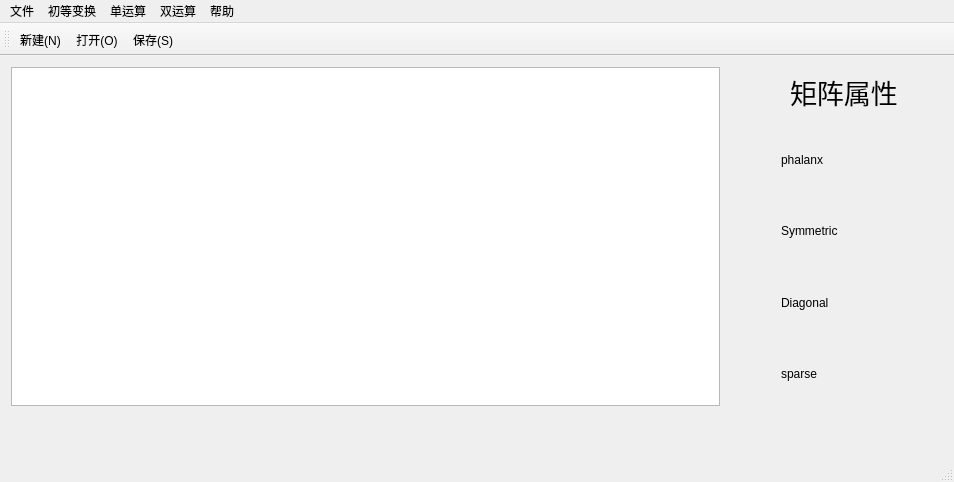
<?xml version="1.0" encoding="UTF-8"?>
<ui version="4.0">
 <class>MainWindow</class>
 <widget class="QMainWindow" name="MainWindow">
  <property name="geometry">
   <rect>
    <x>0</x>
    <y>0</y>
    <width>954</width>
    <height>482</height>
   </rect>
  </property>
  <property name="windowTitle">
   <string>MainWindow</string>
  </property>
  <widget class="QWidget" name="centralWidget">
   <widget class="QWidget" name="verticalLayoutWidget">
    <property name="geometry">
     <rect>
      <x>0</x>
      <y>0</y>
      <width>731</width>
      <height>361</height>
     </rect>
    </property>
    <layout class="QVBoxLayout" name="verticalLayout">
     <item>
      <widget class="QTextEdit" name="matrix_show_textedit">
       <property name="readOnly">
        <bool>true</bool>
       </property>
      </widget>
     </item>
    </layout>
   </widget>
   <widget class="QLabel" name="matrix_attributes_label">
    <property name="geometry">
     <rect>
      <x>790</x>
      <y>20</y>
      <width>121</width>
      <height>31</height>
     </rect>
    </property>
    <property name="font">
     <font>
      <family>Arial</family>
      <pointsize>20</pointsize>
      <weight>50</weight>
      <italic>false</italic>
      <bold>false</bold>
     </font>
    </property>
    <property name="layoutDirection">
     <enum>Qt::LeftToRight</enum>
    </property>
    <property name="text">
     <string>矩阵属性</string>
    </property>
   </widget>
   <widget class="QWidget" name="verticalLayoutWidget_2">
    <property name="geometry">
     <rect>
      <x>770</x>
      <y>60</y>
      <width>160</width>
      <height>301</height>
     </rect>
    </property>
    <layout class="QVBoxLayout" name="verticalLayout_2">
     <item>
      <widget class="QLabel" name="is_phalanx_label">
       <property name="text">
        <string>phalanx</string>
       </property>
      </widget>
     </item>
     <item>
      <widget class="QLabel" name="is_symmetric_label">
       <property name="text">
        <string>Symmetric</string>
       </property>
      </widget>
     </item>
     <item>
      <widget class="QLabel" name="is_diagonal_label">
       <property name="text">
        <string>Diagonal</string>
       </property>
      </widget>
     </item>
     <item>
      <widget class="QLabel" name="is_sparse_label">
       <property name="text">
        <string>sparse</string>
       </property>
      </widget>
     </item>
    </layout>
   </widget>
  </widget>
  <widget class="QMenuBar" name="menuBar">
   <property name="geometry">
    <rect>
     <x>0</x>
     <y>0</y>
     <width>954</width>
     <height>23</height>
    </rect>
   </property>
   <widget class="QMenu" name="menu">
    <property name="title">
     <string>文件</string>
    </property>
    <addaction name="new_action"/>
    <addaction name="open_action"/>
    <addaction name="action_E"/>
    <addaction name="separator"/>
    <addaction name="save_action"/>
    <addaction name="save_as_action"/>
    <addaction name="clear_action"/>
   </widget>
   <widget class="QMenu" name="menu_2">
    <property name="title">
     <string>初等变换</string>
    </property>
    <addaction name="row_action"/>
    <addaction name="column_action"/>
   </widget>
   <widget class="QMenu" name="menu_3">
    <property name="title">
     <string>单运算</string>
    </property>
    <addaction name="transpose_action"/>
    <addaction name="inverse_action"/>
    <addaction name="adjoint_action"/>
    <addaction name="separator"/>
    <addaction name="determinant_action"/>
    <addaction name="matrix_rank_action"/>
   </widget>
   <widget class="QMenu" name="menu_4">
    <property name="title">
     <string>双运算</string>
    </property>
    <addaction name="number_matrix_action"/>
    <addaction name="double_calculate_action"/>
   </widget>
   <widget class="QMenu" name="menu_5">
    <property name="title">
     <string>帮助</string>
    </property>
    <addaction name="actionHelp"/>
   </widget>
   <addaction name="menu"/>
   <addaction name="menu_2"/>
   <addaction name="menu_3"/>
   <addaction name="menu_4"/>
   <addaction name="menu_5"/>
  </widget>
  <widget class="QToolBar" name="mainToolBar">
   <attribute name="toolBarArea">
    <enum>TopToolBarArea</enum>
   </attribute>
   <attribute name="toolBarBreak">
    <bool>false</bool>
   </attribute>
   <addaction name="new_action"/>
   <addaction name="open_action"/>
   <addaction name="save_action"/>
  </widget>
  <widget class="QStatusBar" name="statusBar"/>
  <action name="new_action">
   <property name="icon">
    <iconset resource="images.qrc">
     <normaloff>:/icons/images/NEW.png</normaloff>:/icons/images/NEW.png</iconset>
   </property>
   <property name="text">
    <string>新建(&amp;N)</string>
   </property>
   <property name="shortcut">
    <string>Ctrl+N</string>
   </property>
  </action>
  <action name="open_action">
   <property name="icon">
    <iconset resource="images.qrc">
     <normaloff>:/icons/images/open.png</normaloff>:/icons/images/open.png</iconset>
   </property>
   <property name="text">
    <string>打开(&amp;O)</string>
   </property>
   <property name="shortcut">
    <string>Ctrl+O</string>
   </property>
  </action>
  <action name="save_action">
   <property name="icon">
    <iconset resource="images.qrc">
     <normaloff>:/icons/images/save.png</normaloff>:/icons/images/save.png</iconset>
   </property>
   <property name="text">
    <string>保存(&amp;S)</string>
   </property>
   <property name="shortcut">
    <string>Ctrl+S</string>
   </property>
  </action>
  <action name="save_as_action">
   <property name="icon">
    <iconset resource="images.qrc">
     <normaloff>:/icons/images/save-as.png</normaloff>:/icons/images/save-as.png</iconset>
   </property>
   <property name="text">
    <string>另存为(&amp;R)</string>
   </property>
   <property name="shortcut">
    <string>Ctrl+R</string>
   </property>
  </action>
  <action name="row_action">
   <property name="icon">
    <iconset resource="images.qrc">
     <normaloff>:/icons/images/行.png</normaloff>:/icons/images/行.png</iconset>
   </property>
   <property name="text">
    <string>行变换</string>
   </property>
   <property name="shortcut">
    <string>Alt+R</string>
   </property>
  </action>
  <action name="column_action">
   <property name="icon">
    <iconset resource="images.qrc">
     <normaloff>:/icons/images/列.png</normaloff>:/icons/images/列.png</iconset>
   </property>
   <property name="text">
    <string>列变换
</string>
   </property>
   <property name="shortcut">
    <string>Alt+C</string>
   </property>
  </action>
  <action name="transpose_action">
   <property name="enabled">
    <bool>true</bool>
   </property>
   <property name="icon">
    <iconset resource="images.qrc">
     <normaloff>:/icons/images/change.png</normaloff>:/icons/images/change.png</iconset>
   </property>
   <property name="text">
    <string>转置</string>
   </property>
   <property name="shortcut">
    <string>Ctrl+T</string>
   </property>
  </action>
  <action name="inverse_action">
   <property name="icon">
    <iconset resource="images.qrc">
     <normaloff>:/icons/images/逆转.png</normaloff>:/icons/images/逆转.png</iconset>
   </property>
   <property name="text">
    <string>方阵的逆阵</string>
   </property>
  </action>
  <action name="adjoint_action">
   <property name="icon">
    <iconset resource="images.qrc">
     <normaloff>:/icons/images/伴随分析.png</normaloff>:/icons/images/伴随分析.png</iconset>
   </property>
   <property name="text">
    <string>伴随阵</string>
   </property>
   <property name="shortcut">
    <string>Alt+B</string>
   </property>
  </action>
  <action name="determinant_action">
   <property name="icon">
    <iconset resource="images.qrc">
     <normaloff>:/icons/images/矩阵.png</normaloff>:/icons/images/矩阵.png</iconset>
   </property>
   <property name="text">
    <string>行列式的值</string>
   </property>
   <property name="shortcut">
    <string>Alt+H</string>
   </property>
  </action>
  <action name="matrix_rank_action">
   <property name="text">
    <string>矩阵的秩</string>
   </property>
   <property name="shortcut">
    <string>Alt+R</string>
   </property>
  </action>
  <action name="double_calculate_action">
   <property name="icon">
    <iconset resource="images.qrc">
     <normaloff>:/icons/images/四则运算.png</normaloff>:/icons/images/四则运算.png</iconset>
   </property>
   <property name="text">
    <string>四则运算(&amp;W)</string>
   </property>
  </action>
  <action name="action_E">
   <property name="icon">
    <iconset resource="images.qrc">
     <normaloff>:/icons/images/edit.png</normaloff>:/icons/images/edit.png</iconset>
   </property>
   <property name="text">
    <string>编辑(&amp;E)</string>
   </property>
   <property name="shortcut">
    <string>Ctrl+E</string>
   </property>
  </action>
  <action name="clear_action">
   <property name="icon">
    <iconset resource="images.qrc">
     <normaloff>:/icons/images/清空.png</normaloff>:/icons/images/清空.png</iconset>
   </property>
   <property name="text">
    <string>清空(&amp;Q)</string>
   </property>
   <property name="shortcut">
    <string>Alt+C</string>
   </property>
  </action>
  <action name="number_matrix_action">
   <property name="text">
    <string>数乘矩阵</string>
   </property>
  </action>
  <action name="actionHelp">
   <property name="icon">
    <iconset resource="images.qrc">
     <normaloff>:/icons/images/help.png</normaloff>:/icons/images/help.png</iconset>
   </property>
   <property name="text">
    <string>help</string>
   </property>
  </action>
 </widget>
 <layoutdefault spacing="6" margin="11"/>
 <resources>
  <include location="images.qrc"/>
 </resources>
 <connections/>
</ui>
